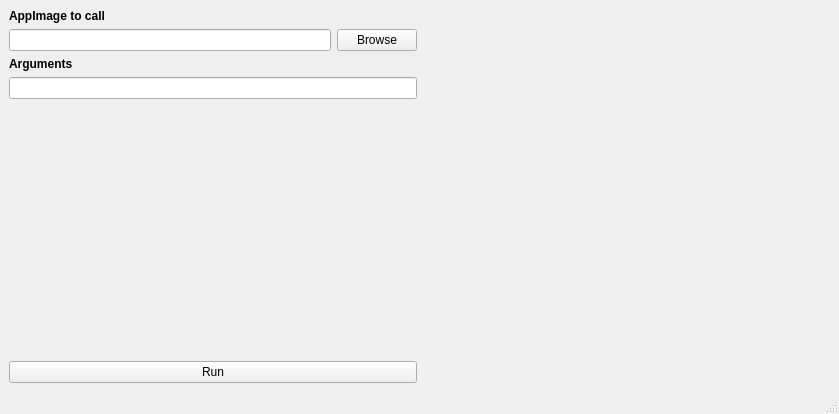
<?xml version="1.0" encoding="UTF-8"?>
<ui version="4.0">
 <class>MainWindow</class>
 <widget class="QMainWindow" name="MainWindow">
  <property name="geometry">
   <rect>
    <x>0</x>
    <y>0</y>
    <width>839</width>
    <height>414</height>
   </rect>
  </property>
  <property name="windowTitle">
   <string>Run AppImage</string>
  </property>
  <widget class="QWidget" name="centralwidget">
   <layout class="QHBoxLayout" name="horizontalLayout_2">
    <item>
     <layout class="QVBoxLayout" name="verticalLayout">
      <item>
       <widget class="QLabel" name="label">
        <property name="font">
         <font>
          <weight>75</weight>
          <bold>true</bold>
         </font>
        </property>
        <property name="text">
         <string>AppImage to call</string>
        </property>
       </widget>
      </item>
      <item>
       <layout class="QHBoxLayout" name="horizontalLayout">
        <item>
         <widget class="QLineEdit" name="procEdit"/>
        </item>
        <item>
         <widget class="QPushButton" name="pushButton_2">
          <property name="text">
           <string>Browse</string>
          </property>
         </widget>
        </item>
       </layout>
      </item>
      <item>
       <widget class="QLabel" name="label_2">
        <property name="font">
         <font>
          <weight>75</weight>
          <bold>true</bold>
         </font>
        </property>
        <property name="text">
         <string>Arguments</string>
        </property>
       </widget>
      </item>
      <item>
       <widget class="QLineEdit" name="argEdit"/>
      </item>
      <item>
       <spacer name="verticalSpacer">
        <property name="orientation">
         <enum>Qt::Vertical</enum>
        </property>
        <property name="sizeHint" stdset="0">
         <size>
          <width>20</width>
          <height>40</height>
         </size>
        </property>
       </spacer>
      </item>
      <item>
       <widget class="QPushButton" name="pushButton">
        <property name="text">
         <string>Run</string>
        </property>
       </widget>
      </item>
     </layout>
    </item>
    <item>
     <widget class="WebEngine" name="webWidget" native="true">
      <property name="sizePolicy">
       <sizepolicy hsizetype="Expanding" vsizetype="Preferred">
        <horstretch>0</horstretch>
        <verstretch>0</verstretch>
       </sizepolicy>
      </property>
     </widget>
    </item>
   </layout>
  </widget>
  <widget class="QMenuBar" name="menubar">
   <property name="geometry">
    <rect>
     <x>0</x>
     <y>0</y>
     <width>839</width>
     <height>23</height>
    </rect>
   </property>
  </widget>
  <widget class="QStatusBar" name="statusbar"/>
 </widget>
 <customwidgets>
  <customwidget>
   <class>WebEngine</class>
   <extends>QWidget</extends>
   <header>webengine.h</header>
   <container>1</container>
  </customwidget>
 </customwidgets>
 <resources/>
 <connections/>
</ui>
